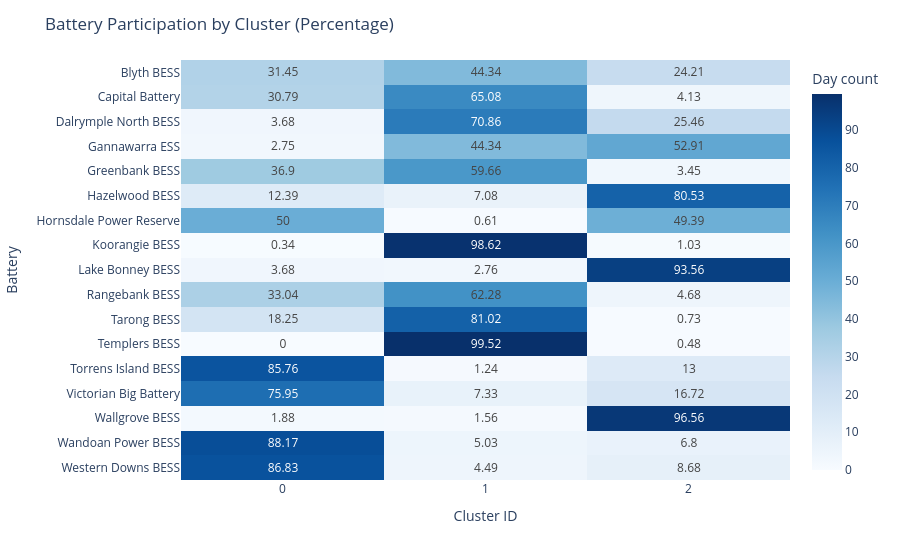

Notebook cell for this chart:
### Code cell
plot_cluster_battery_count(artifacts)

### Figure 1 — Plotly figure (JSON) as saved in the notebook; plotly's stock layout.template omitted (floating-point values rounded to 4 significant figures)
{"data": [{"coloraxis": "coloraxis", "hovertemplate": "Cluster ID: %{x}<br>Battery: %{y}<br>Day count: %{z}<extra></extra>", "name": "0", "texttemplate": "%{z}", "type": "heatmap", "x": ["0", "1", "2"], "xaxis": "x", "y": ["Blyth BESS", "Capital Battery", "Dalrymple North BESS", "Gannawarra ESS", "Greenbank BESS", "Hazelwood BESS", "Hornsdale Power Reserve", "Koorangie BESS", "Lake Bonney BESS", "Rangebank BESS", "Tarong BESS", "Templers BESS", "Torrens Island BESS", "Victorian Big Battery", "Wallgrove BESS", "Wandoan Power BESS", "Western Downs BESS"], "yaxis": "y", "z": [[31.45, 44.34, 24.21], [30.79, 65.08, 4.13], [3.68, 70.86, 25.46], [2.75, 44.34, 52.91], [36.9, 59.66, 3.45], [12.39, 7.08, 80.53], [50.0, 0.61, 49.39], [0.34, 98.62, 1.03], [3.68, 2.76, 93.56], [33.04, 62.28, 4.68], [18.25, 81.02, 0.73], [0.0, 99.52, 0.48], [85.76, 1.24, 13.0], [75.95, 7.33, 16.72], [1.88, 1.56, 96.56], [88.17, 5.03, 6.8], [86.83, 4.49, 8.68]]}], "layout": {"coloraxis": {"colorbar": {"title": {"text": "Day count"}}, "colorscale": [[0, "rgb(247,251,255)"], [0.125, "rgb(222,235,247)"], [0.25, "rgb(198,219,239)"], [0.375, "rgb(158,202,225)"], [0.5, "rgb(107,174,214)"], [0.625, "rgb(66,146,198)"], [0.75, "rgb(33,113,181)"], [0.875, "rgb(8,81,156)"], [1, "rgb(8,48,107)"]]}, "margin": {"t": 60}, "title": {"text": "Battery Participation by Cluster (Percentage)"}, "xaxis": {"anchor": "y", "domain": [0, 1], "tickangle": 0, "title": {"text": "Cluster ID"}}, "yaxis": {"anchor": "x", "autorange": "reversed", "domain": [0, 1], "title": {"text": "Battery"}}}}
